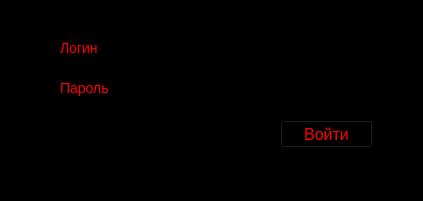
<?xml version="1.0" encoding="UTF-8"?>
<ui version="4.0">
 <class>come_in_form</class>
 <widget class="QMainWindow" name="come_in_form">
  <property name="geometry">
   <rect>
    <x>0</x>
    <y>0</y>
    <width>423</width>
    <height>201</height>
   </rect>
  </property>
  <property name="windowTitle">
   <string>MainWindow</string>
  </property>
  <property name="styleSheet">
   <string notr="true">background: black;</string>
  </property>
  <widget class="QWidget" name="centralwidget">
   <widget class="QLabel" name="label">
    <property name="geometry">
     <rect>
      <x>60</x>
      <y>40</y>
      <width>61</width>
      <height>16</height>
     </rect>
    </property>
    <property name="styleSheet">
     <string notr="true">color: red; font-size: 14px;</string>
    </property>
    <property name="text">
     <string>Логин</string>
    </property>
   </widget>
   <widget class="QLabel" name="label_2">
    <property name="geometry">
     <rect>
      <x>60</x>
      <y>80</y>
      <width>61</width>
      <height>16</height>
     </rect>
    </property>
    <property name="styleSheet">
     <string notr="true">color: red; font-size: 14px;</string>
    </property>
    <property name="text">
     <string>Пароль</string>
    </property>
   </widget>
   <widget class="QLineEdit" name="lineEdit">
    <property name="geometry">
     <rect>
      <x>150</x>
      <y>40</y>
      <width>231</width>
      <height>22</height>
     </rect>
    </property>
    <property name="styleSheet">
     <string notr="true">color: red; font-size: 14px;</string>
    </property>
   </widget>
   <widget class="QLineEdit" name="lineEdit_2">
    <property name="geometry">
     <rect>
      <x>150</x>
      <y>80</y>
      <width>231</width>
      <height>22</height>
     </rect>
    </property>
    <property name="styleSheet">
     <string notr="true">color: red; font-size: 14px;</string>
    </property>
   </widget>
   <widget class="QPushButton" name="pushButton">
    <property name="geometry">
     <rect>
      <x>280</x>
      <y>120</y>
      <width>93</width>
      <height>28</height>
     </rect>
    </property>
    <property name="styleSheet">
     <string notr="true">color: red; font-size: 16px;</string>
    </property>
    <property name="text">
     <string>Войти</string>
    </property>
   </widget>
   <widget class="QLabel" name="error_label">
    <property name="geometry">
     <rect>
      <x>30</x>
      <y>140</y>
      <width>181</width>
      <height>20</height>
     </rect>
    </property>
    <property name="styleSheet">
     <string notr="true">color: red;</string>
    </property>
    <property name="text">
     <string/>
    </property>
   </widget>
  </widget>
  <widget class="QStatusBar" name="statusbar"/>
 </widget>
 <resources/>
 <connections/>
</ui>
